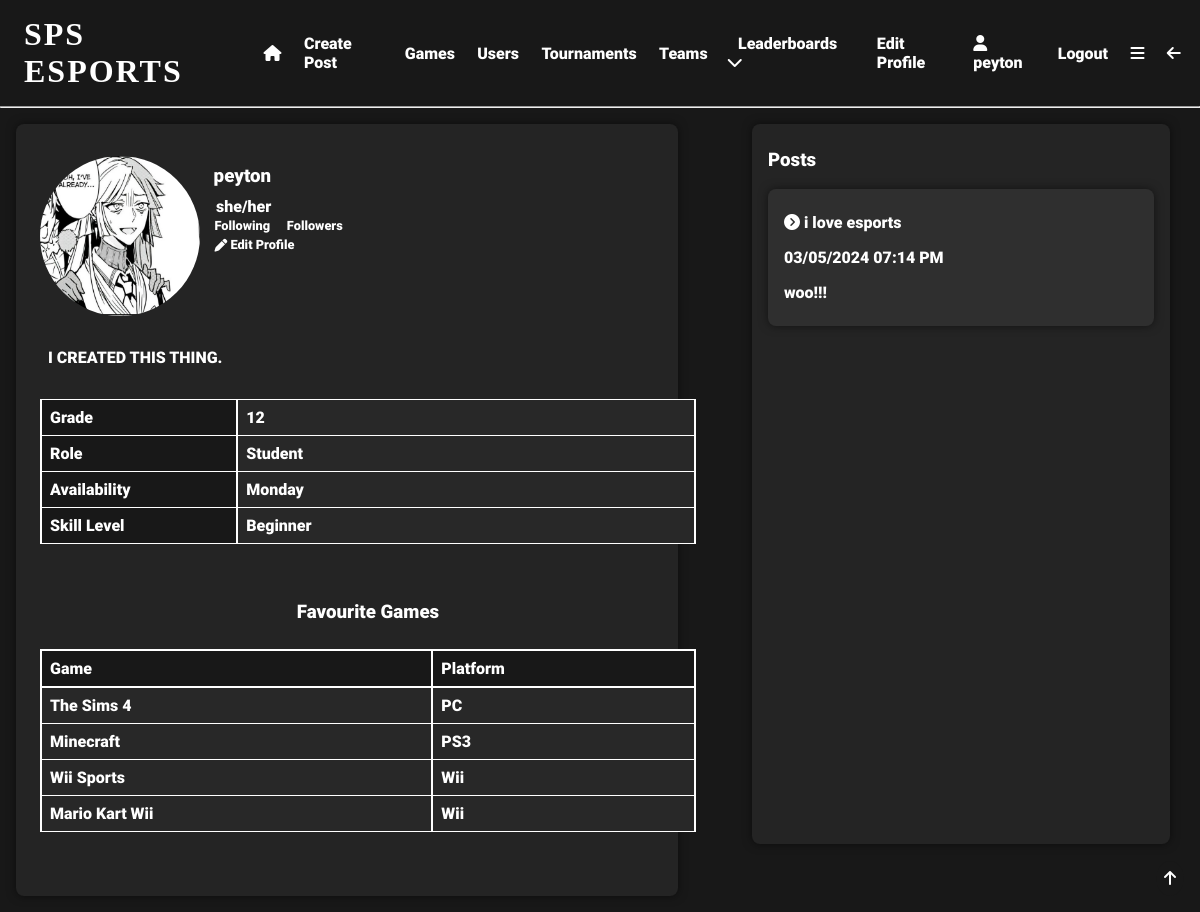
The app's page /user/peyton (signed in) with its own data.
### app/models.py (models this page shows, shortened)
class User(UserMixin, db.Model):
    user_id = db.Column(db.Integer, primary_key=True)
    username = db.Column(db.String(64), index=True, unique=True)
    email = db.Column(db.String(120), index=True, unique=True)
    password_hash = db.Column(db.String(128), nullable=False)
    pfp = db.Column(db.String(140))
    user_bio = db.Column(db.String(140), default='New to SPS eSports!!!')
    pronouns = db.Column(db.String(64), nullable=True)
    skill_level = db.Column(db.String(64), default='Unsure')
    role = db.Column(db.String(64))
    grade = db.Column(db.String(64), nullable=True, default='Unsure')
    availability = db.Column(db.String(140), default='Unsure')
    teams = db.relationship('Teams', back_populates='user')
    team_users = db.relationship('TeamUsers', back_populates='user')
    posts = db.relationship('Posts', back_populates='user')
    likes = db.relationship('Likes', back_populates='user')
    tournaments = db.relationship('Tournaments', back_populates='user')
    favourite_games = db.relationship('FavouriteGames', back_populates='user')
    tournament_users = db.relationship('TournamentUsers', back_populates='user')
    comments = db.relationship('Comments', back_populates='user')
    matches = db.relationship('Matches', back_populates='user')
    match_users = db.relationship('MatchUsers', back_populates='user')
    following = db.relationship('Following', backref='user', foreign_keys='Following.user_id')
    followed = db.relationship('Following', foreign_keys='Following.following_id')
    sponsor = db.relationship('SponsoredUsers', backref='user', foreign_keys='SponsoredUsers.sponsor_id')
    sponsored = db.relationship('SponsoredUsers', foreign_keys='SponsoredUsers.sponsored_id')

class Games(db.Model):
    game_id = db.Column(db.Integer, primary_key=True, index=True, unique=True, nullable=False)
    game_title = db.Column(db.String(64), index=True, nullable=False)
    platform = db.Column(db.String(64), index=True)
    year = db.Column(db.Integer, index=True)
    genre = db.Column(db.String(64), index=True)
    publisher = db.Column(db.String(64), index=True)
    global_sales = db.Column(db.Float, index=True)
    sales_ranking = db.Column(db.Integer, index=True)
    favourite_games = db.relationship('FavouriteGames', back_populates='game')

class Posts(db.Model):
    post_id = db.Column(db.Integer, primary_key=True, index=True, unique=True, nullable=False)
    post_title = db.Column(db.String(64), nullable=False)
    post_content = db.Column(db.String(140), nullable=False)
    post_date = db.Column(db.DateTime, nullable=False)
    post_type = db.Column(db.String(64))
    likes = db.Column(db.Integer, default=0)
    user_id = db.Column(db.Integer, db.ForeignKey('user.user_id'), name='post_user_id', nullable=False)
    user = db.relationship('User', back_populates='posts')
    post_likes = db.relationship('Likes', back_populates='post')
    comments = db.relationship('Comments', back_populates='post')

### app/routes.py (the view, shortened to what this page needs)
@app.route('/user/<username>', methods=['GET', 'POST'])
@login_required
def user(username):
    user = User.query.filter_by(username=username).first_or_404()
    username = user.username
    if Following.query.filter_by(user_id=current_user.user_id, following_id=user.user_id).count() > 0:
        is_following = True
    else:
        is_following = False
    if is_following and Following.query.filter_by(user_id=user.user_id, following_id=current_user.user_id).count() > 0:
        mutuals = True
    else:
        mutuals = False
    tournaments = Tournaments.query.filter_by(winner=user.user_id).all()
    matches = Matches.query.filter_by(match_winner=user.user_id).all()
    fave_id = FavouriteGames.query.filter_by(user_id=user.user_id).all()
    favourites = []
    for favourite in fave_id:
        game = Games.query.filter_by(game_id=favourite.game_id).first()
        favourites.append(game)
    posts = Posts.query.filter_by(user_id=user.user_id).order_by(Posts.post_date.desc()).all()
    for post in posts:
        if len(post.post_content) > 50:
            post.post_content = post.post_content[:50] + '...'
    if current_user.role == "Sponsor":
        is_sponsored = SponsoredUsers.query.filter_by(sponsor_id=current_user.user_id, sponsored_id=user.user_id).count()
    else:
        is_sponsored = False
    sponsees = []
    return render_template('user.html', user=user, posts=posts, username=username, is_following=is_following,
                           mutuals=mutuals, tournaments=tournaments, favourites=favourites, matches=matches, is_sponsored=is_sponsored, sponsees=sponsees)

### app/__init__.py (called while the page is built)
@app.template_filter('format_datetime')
def format_datetime(date):
    return date.strftime('%d/%m/%Y %I:%M %p')

### app/models.py (called while the page is built)
@login.user_loader
def load_user(user_id):
    return User.query.get(int(user_id))  # returns the user id as an integer

### app/templates/user.html (shortened to what this page needs)
{% extends "base.html" %}
{% block content %}
<div class="row">
    <div class="half">
        <div class="user-box">
            <div class="user-header">
                <div class="row">
                    <div class="quarter">
                        {% if user.pfp %}
                        <img src="{{url_for('static', filename='pfps/' + user.pfp)}}"
                             alt="profile picture">
                        {% else %}
                        <img src="{{url_for('static', filename='pfps/default.jpg')}}"
                             alt="profile picture">
                        {% endif %}
                    </div>
                    <div class="three-quarter">
                        <h3>{{user.username}}</h3>
                        {% if user.pronouns %}
                        <p>{{user.pronouns}}</p>
                        {% endif %}
                        <a href="{{url_for('following', username=user.username)}}">Following</a>
                        <a href="{{url_for('followers', username=user.username)}}">Followers</a>
                        <br>
                        {% if current_user.username == user.username %}
                        <a href="{{url_for('edit_profile')}}"><i class="fa-solid fa-pen"></i>  Edit Profile</a>
                        {% endif %}
                    </div>
                </div>
            </div>
            <div class="user-header">
                <div class="row">
                    <p>{{user.user_bio}}</p>
                </div>
                <div class="info-table firstcolumn">
                    <table>
                        <tr>
                            <td>Grade</td>
                            <td>{{user.grade}}</td>
                        </tr>
                        <tr>
                            <td>Role</td>
                            <td>{{user.role}}</td>
                        </tr>
                        <tr>
                            <td>Availability</td>
                            <td>{{user.availability}}</td>
                        </tr>
                        <tr>
                            <td>Skill Level</td>
                            <td>{{user.skill_level}}</td>
                        </tr>
                    </table>
                </div>
                {% if favourites %}
                <div class="info-table other">
                    <h3>Favourite Games</h3>
                    <table>
                        <tr>
                            <th>Game</th>
                            <th>Platform</th>
                        </tr>
                        {% for favourite in favourites %}
                        <tr>
                            <td>{{favourite.game_title}}</td>
                            <td>{{favourite.platform}}</td>
                        </tr>
                        {% endfor %}
                    </table>
                </div>
                {% endif %}
            </div>
        </div>
    </div>
    <div class="half">
        <div class="user-posts">
            <h3>Posts</h3>
            {% if posts %}
            {% for post in posts %}
            <div class="post">
                <a href="{{url_for('post', post_id=post.post_id)}}"><i
                        class="fa-solid fa-circle-chevron-right"></i>   {{post.post_title}}</a>
                <h4>{{post.post_date|format_datetime}}</h4>
                <p>{{post.post_content}}</p>
            </div>
            {% endfor %}
            {% else %}
            <p>No posts yet</p>
            {% endif %}
        </div>
    </div>
</div>
{% endblock %}

### app/templates/base.html (shortened to what this page needs)
<!DOCTYPE html>
<html lang="en">
<head>
    <link rel="stylesheet" href="{{ url_for('static', filename='css/styles.css') }}">
</head>
<body>
  <div id="top" class="header">
      {% if current_user.is_anonymous %}
        <h1 onclick="location.href='login'">SPS ESPORTS</h1>
        <a href="{{ url_for('login') }}">Login</a>
        <a href="{{ url_for('register') }}">Register</a>
      {% else %}
        <h1 onclick="location.href='{{url_for('index')}}'">SPS ESPORTS</h1>
        <a href="{{ url_for('index') }}"><i class="fa-solid fa-house"></i></a>
        <a href="{{ url_for('create_post') }}">Create Post</a>
        <a href="{{ url_for('search') }}">Games</a>
        <a href="{{ url_for('user_search') }}">Users</a>
        <a href="{{ url_for('tournament_search') }}">Tournaments</a>
        <a href="{{url_for('team_search')}}">Teams</a>
        <div class="expand">
            <div class="expand-button">
                <a href="javascript:showDropdown()">Leaderboards  <i class="fa-solid fa-chevron-down"></i></a>
            </div>
        </div>
        <a href="{{ url_for('edit_profile') }}">Edit Profile</a>
        <a href="{{ url_for('user', username=current_user.username) }}"><i class="fa-solid fa-user"></i>   {{current_user.username}}</a>
        <a href="{{ url_for('logout') }}">Logout</a>
        <a href="javascript:showNavBar()"><i class="fa-solid fa-bars"></i></a>
        <a href="javascript:window.history.back();"><i class="fa-solid fa-arrow-left"></i></a>
      {% endif %}
  </div>
    <hr>
  <div class="topbutton">
    <a href="#top"><i class="fa-solid fa-arrow-up"></i></a>
  </div>
{% block content %} {% endblock %}
</body>
</html>

### app/static/css/styles.css (style rules this page uses)
* { margin: 0; padding: 0; box-sizing: border-box; scroll-behavior: smooth; scrollbar-width: thin; scrollbar-color: white var(--bg); }
body { background: var(--bg); color: white; }
:root { --accent: #e81c29; --bg: #181818; --bg2: #282828; --lightbg: rgba(255,255,255,0.05); }
.row { display: flex; }
.half { flex: 50%; }
.quarter { flex: 25%; }
.three-quarter { flex: 75%; }
.header { display:flex; align-items: center; padding: 1em 0.5em; }
.header a { padding: 0em 0.7em; font-family: 'Roboto'; font-size: 1em; text-decoration: none; transition: 0.5s; position: relative; transition: 0.3s; color: white; }
.header a::before { content: ''; position: absolute; width: 100%; height: 2px; left: 0; bottom: -2px; background-color: var(--accent); transform-origin: right; transform: scaleX(0); transition: transform 0.3s; }
.header h1 { box-shadow: inset 0 0 0 0 var(--bg); font-family: 'Nausea'; letter-spacing: 2px; padding: 0 0.5em; position: relative; transition: color 0.3s ease-in-out, box-shadow 0.3s ease-in-out; }
.expand { font-family: 'Roboto'; padding: 0.5em; position: relative; }
h1 { font-family: 'Roboto'; font-size: 2em; }
.topbutton { position: fixed; bottom: 1em; right: 1em; padding: 0.5em; border-radius: 50%; background-color: var(--bg); color: white; font-family: 'Roboto'; font-size: 1em; transition: 0.5s; }
p { font-family: 'Roboto'; font-size: 1em; padding: 0.5em 0; }
a { color: white; text-decoration: none; transition: 0.5s; padding: 0.5em 0; position: relative; font-family: 'Roboto'; }
a::before { content: ''; position: absolute; width: 100%; height: 2px; left: 0; bottom: -2px; background-color: var(--accent); transform-origin: right; transform: scaleX(0); transition: transform 0.3s; }
.user-posts { display: flex; flex-flow: column; height: 90vh; width: 90%; overflow-y: scroll; overflow-x: hidden; background-color: var(--lightbg); box-shadow: 0 0 10px 0 rgba(0,0,0,0.5); border-radius: 0.5em; padding: 1em; margin: 1em; }
.user-posts h3 { padding: 0.5em 0; font-family: 'Roboto'; }
.post { display: flex; flex-flow: column wrap; background-color: var(--lightbg); box-shadow: 0 0 10px 0 rgba(0,0,0,0.5); border-radius: 0.5em; padding: 1em; margin: 0.5em 0; font-family: 'Roboto'; width: 100%; background: rgba(255,255,255,0.05); }
.post h4 { margin: 0.5em 0; }
.post a::before { top: 80%; }
.user-box { display: flex; flex-flow: column wrap; background-color: var(--lightbg); box-shadow: 0 0 10px 0 rgba(0,0,0,0.5); border-radius: 0.5em; padding: 1em; margin: 1em; font-family: 'Roboto'; width: 90%; height: auto; background: rgba(255,255,255,0.05); }
.user-header { display: flex; flex-flow: row wrap; align-items: center; padding: 0.5em; margin: 0.5em 0; height: 100%; }
.user-header .quarter { height: 20vh; width: 20vh; }
.user-header .three-quarter { height: 20vh; width: 60vh; margin: 0 0.5em; }
.user-header .quarter img { border-radius: 50%; aspect-ratio: 1/1; height: 100%; width: auto; }
.user-header h3 { padding: 0.5em 0.3em; }
.user-header a { padding: 0.5em; font-family: 'Roboto'; font-size: 0.8em; text-decoration: none; transition: 0.5s; position: relative; transition: 0.3s; }
.user-header a::before { top: 80%; }
.user-header p { font-size 0.8em; padding: 0 0.5em; }
.info-table { display: flex; flex-flow: column wrap; align-items: center; justify-content: center; width: 100%; margin: 1em 0; font-family: 'Roboto'; }
.info-table table { width: 100%; border-collapse: collapse; margin: 1em 0; text-align: left; }
.info-table th { padding: 0.5em; border: 2px solid white; background-color: var(--bg2); }
.info-table td { padding: 0.5em; border: 1px solid white; border-right: 2px solid white; border-left: 2px solid white; background-color: var(--bg2); }
.info-table.firstcolumn tr > td:first-child { width: 30%; background-color: var(--bg); }
.info-table.other th { background-color: var(--bg); }

### records on screen
User: username "peyton", pfp (picture), pronouns "she/her", user_bio "I CREATED THIS THING.", grade "12", role "Student", availability "Monday", skill_level "Beginner"
Games: game_title "The Sims 4", platform "PC"
Games: game_title "Minecraft", platform "PS3"
Games: game_title "Wii Sports", platform "Wii"
Games: game_title "Mario Kart Wii", platform "Wii"
Posts: post_title "i love esports", post_date "03/05/2024 07:14 PM", post_content "woo!!!"
